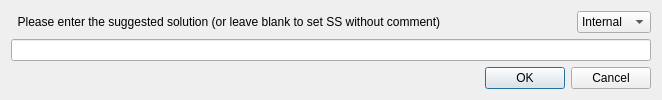
<?xml version="1.0" encoding="UTF-8"?>
<ui version="4.0">
 <class>SsDialog</class>
 <widget class="QDialog" name="SsDialog">
  <property name="geometry">
   <rect>
    <x>0</x>
    <y>0</y>
    <width>662</width>
    <height>93</height>
   </rect>
  </property>
  <property name="windowTitle">
   <string>Solution Suggested</string>
  </property>
  <property name="windowIcon">
   <iconset resource="../kueue.qrc">
    <normaloff>:/icons/app/kueue32.png</normaloff>:/icons/app/kueue32.png</iconset>
  </property>
  <layout class="QGridLayout" name="gridLayout_2">
   <item row="3" column="0" colspan="3">
    <widget class="QLineEdit" name="reasonLineEdit"/>
   </item>
   <item row="1" column="0">
    <widget class="QLabel" name="label">
     <property name="text">
      <string>  Please enter the suggested solution (or leave blank to set SS without comment)</string>
     </property>
    </widget>
   </item>
   <item row="1" column="2">
    <widget class="QComboBox" name="visibilityCombo">
     <property name="currentIndex">
      <number>0</number>
     </property>
     <item>
      <property name="text">
       <string>Internal</string>
      </property>
     </item>
     <item>
      <property name="text">
       <string>External</string>
      </property>
     </item>
    </widget>
   </item>
   <item row="4" column="0" colspan="3">
    <widget class="QDialogButtonBox" name="buttonBox">
     <property name="orientation">
      <enum>Qt::Horizontal</enum>
     </property>
     <property name="standardButtons">
      <set>QDialogButtonBox::Cancel|QDialogButtonBox::Ok</set>
     </property>
    </widget>
   </item>
   <item row="1" column="1">
    <spacer name="horizontalSpacer">
     <property name="orientation">
      <enum>Qt::Horizontal</enum>
     </property>
     <property name="sizeHint" stdset="0">
      <size>
       <width>40</width>
       <height>20</height>
      </size>
     </property>
    </spacer>
   </item>
  </layout>
 </widget>
 <resources>
  <include location="../kueue.qrc"/>
 </resources>
 <connections>
  <connection>
   <sender>buttonBox</sender>
   <signal>accepted()</signal>
   <receiver>SsDialog</receiver>
   <slot>accept()</slot>
   <hints>
    <hint type="sourcelabel">
     <x>248</x>
     <y>254</y>
    </hint>
    <hint type="destinationlabel">
     <x>157</x>
     <y>274</y>
    </hint>
   </hints>
  </connection>
  <connection>
   <sender>buttonBox</sender>
   <signal>rejected()</signal>
   <receiver>SsDialog</receiver>
   <slot>reject()</slot>
   <hints>
    <hint type="sourcelabel">
     <x>316</x>
     <y>260</y>
    </hint>
    <hint type="destinationlabel">
     <x>286</x>
     <y>274</y>
    </hint>
   </hints>
  </connection>
 </connections>
</ui>
